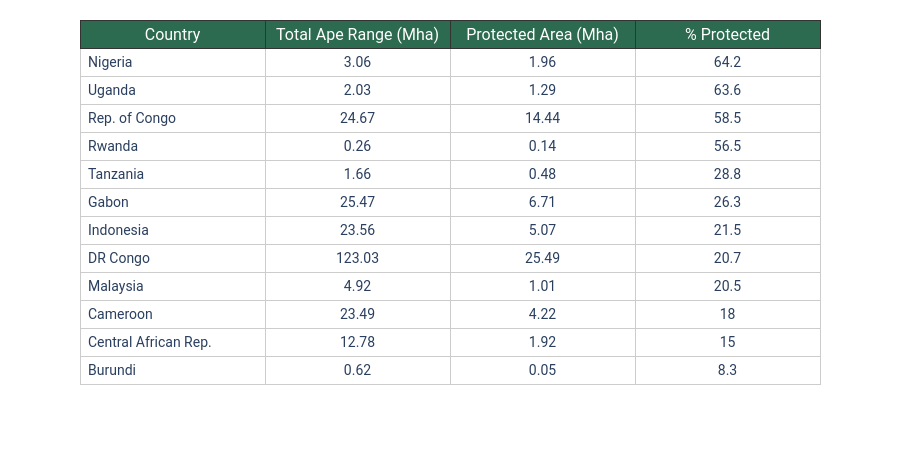

Notebook code for this chart:
### Code cell
coverage_df = pd.read_csv(r"C:\Users\otmil\OneDrive - United Nations\Desktop\Career\Great Ape Conservation Project\pa_coverage_by_country.csv")
coverage_df['range_area_mha'] = coverage_df['range_area_ha'] / 1_000_000
coverage_df['pa_area_mha'] = coverage_df['pa_area_ha'] / 1_000_000
country_names = {
    'Democratic Republic of the Congo': 'DR Congo',
    'Republic of the Congo': 'Rep. of Congo',
    'Central African Republic': 'Central African Rep.'
}
coverage_df['country'] = coverage_df['country'].replace(country_names)

coverage_display = coverage_df[['country', 'range_area_mha', 'pa_area_mha', 'pct_covered']].copy()
coverage_display = coverage_display.sort_values('pct_covered', ascending=False)
coverage_display.columns = ['Country', 'Total Ape Range (Mha)', 'Protected Area (Mha)', '% Protected']

fig_coverage_table = go.Figure(data=[go.Table(
    header=dict(
        values=list(coverage_display.columns),
        fill_color='#2c6b4f',
        font=dict(color='white', size=16, family = 'Roboto'),
        line=dict(color= '#333333', width=1),
        align='center'
    ),
    cells=dict(
        values=[
            coverage_display['Country'],
            coverage_display['Total Ape Range (Mha)'].round(2),
            coverage_display['Protected Area (Mha)'].round(2),
            coverage_display['% Protected'].round(1)
        ],
        fill_color='white',
        font=dict(size=14, family = 'Roboto'),
        align=['left','center','center', 'center'],
        line=dict(color= '#cccccc', width=1),
        height=28
    )
)])
fig_coverage_table.update_layout(
    height=450,
    margin=dict(t=20, b=20)
)

### Figure 1 — Plotly figure (JSON) as saved in the notebook; plotly's stock layout.template omitted (floating-point values rounded to 4 significant figures)
{"data": [{"cells": {"align": ["left", "center", "center", "center"], "fill": {"color": "white"}, "font": {"family": "Roboto", "size": 14}, "height": 28, "line": {"color": "#cccccc", "width": 1}, "values": [["Nigeria", "Uganda", "Rep. of Congo", "Rwanda", "Tanzania", "Gabon", "Indonesia", "DR Congo", "Malaysia", "Cameroon", "Central African Rep.", "Burundi"], [3.06, 2.03, 24.67, 0.26, 1.66, 25.47, 23.56, 123.0, 4.92, 23.49, 12.78, 0.62], [1.96, 1.29, 14.44, 0.14, 0.48, 6.71, 5.07, 25.49, 1.01, 4.22, 1.92, 0.05], [64.2, 63.6, 58.5, 56.5, 28.8, 26.3, 21.5, 20.7, 20.5, 18, 15, 8.3]]}, "header": {"align": "center", "fill": {"color": "#2c6b4f"}, "font": {"color": "white", "family": "Roboto", "size": 16}, "line": {"color": "#333333", "width": 1}, "values": ["Country", "Total Ape Range (Mha)", "Protected Area (Mha)", "% Protected"]}, "type": "table"}], "layout": {"height": 450, "margin": {"b": 20, "t": 20}}}
